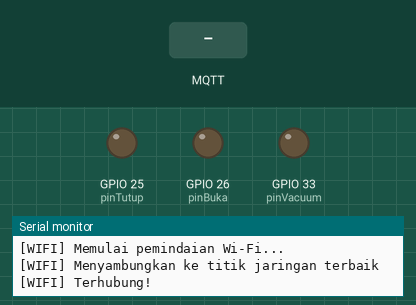
A sketch run on a simulated ESP32. On the bench: output pins drawn as LEDs (lit = HIGH), the last lines printed to the serial monitor. The test bench sets the inputs (shaded band). WiFi joins after 1.5 s; servers stay silent unless stated; no MQTT or app messages arrive unless stated.

Above: at 3.2 s.
3.3 s: MQTT message "1" arrives on the first subscribed topic
At 6.4 s:
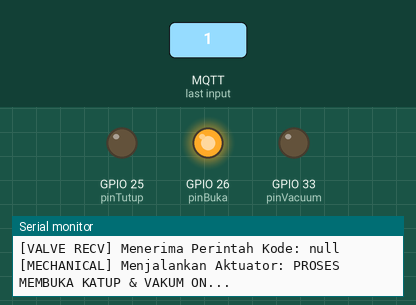
At 12.17 s:
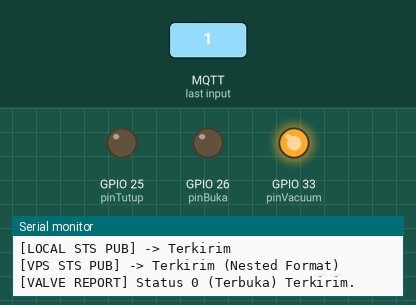
Timing chart, 0 to 12.3 s (numbered marks = the images above; inputs shaded):
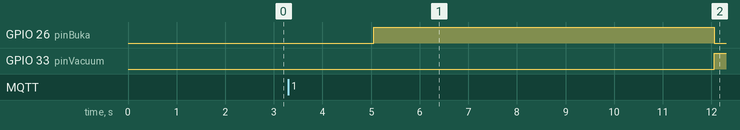

Measured:
- after the input at 3.3 s, GPIO 26 (pinBuka): LOW → HIGH after 1.8 s, → LOW 7.0 s later; GPIO 33 (pinVacuum): LOW → HIGH after 8.8 s

The sketch:

valve_3_server.ino
```cpp
#include "config.h"
#include "valve_control.h"
#include "communication.h"

// =========================================================================
// FUNGSI UTAMA
// =========================================================================
void setup() {
  Serial.begin(115200);
  delay(500);
  Serial.println("========================================");
  Serial.println("Node Eksekutor Katup & Pompa Vakum");
  Serial.println("========================================");

  initValveHardware();
  setupCommunication();
}

void loop() {
  // Hanya mengeksekusi perawatan koneksi dan polling data MQTT yang masuk
  maintainCommunication();
}
```

communication.cpp
```cpp
#include "communication.h"
#include "config.h"
#include "valve_control.h"
#include <WiFi.h>
#include <WiFiMulti.h>
#include <WiFiClientSecure.h>
#include <ArduinoJson.h>

WiFiMulti wifiMulti;

WiFiClientSecure espClientVPS;
PubSubClient clientVPS(espClientVPS);

WiFiClient espClientLocal;
PubSubClient clientLocal(espClientLocal);

unsigned long lastVPSTryTimer   = 0;
unsigned long lastLocalTryTimer = 0;

volatile bool isVPSConnecting = false;

void publishStatusAllServers(String data_kontrol, String data_status, String data_berita) {
  if (clientLocal.connected()) {
    StaticJsonDocument<512> docLocal;
    docLocal["label_lokasi"]     = LOKASI_ALAT;
    docLocal["label_nama Modul"] = NAMA_MODUL;
    docLocal["label_macAddr"]    = MAC_ADDRESS;
    docLocal["data_kontrol"]     = data_kontrol;
    docLocal["data_status"]      = data_status;
    docLocal["data_berita"]      = data_berita;

    String payloadLocal;
    serializeJson(docLocal, payloadLocal);
    clientLocal.publish(TOPIC_LOCAL_STS_VALVE, payloadLocal.c_str());
    Serial.printf("[LOCAL STS PUB] -> Terkirim\n");
  }

  if (clientVPS.connected() && !isVPSConnecting) {
    StaticJsonDocument<768> docVPS;
    String rootKey = "sensorNode_farmda27b11b_" + String(MAC_ADDRESS);

    JsonArray dataArray = docVPS.createNestedArray(rootKey);
    JsonObject innerObj = dataArray.createNestedObject();

    innerObj["label_lokasi"]     = "farmda27b11b";
    innerObj["label_nama_Modul"] = "sensor_co2";
    innerObj["label_variabel"]   = "valve";
    innerObj["label_satuan"]     = "state";
    innerObj["label_macAddr"]    = MAC_ADDRESS;
    innerObj["data_kontrol"]     = data_kontrol.toInt();
    innerObj["data_status"]      = "normal";
    innerObj["data_berita"]      = data_berita;

    String payloadVPS;
    serializeJson(docVPS, payloadVPS);

    clientVPS.publish("farmda27b11b", payloadVPS.c_str());
    delay(10); clientVPS.loop();
    clientVPS.publish(TOPIC_VPS_STS_VALVE, payloadVPS.c_str());
    Serial.printf("[VPS STS PUB] -> Terkirim (Nested Format)\n");
  }
}

void processIncomingCommand(String msg) {
  StaticJsonDocument<512> doc;
  DeserializationError error = deserializeJson(doc, msg);

  String commandValue = "";
  if (error) {
    commandValue = msg;
  } else {
    if(doc["data_kontrol"].is<int>()) {
      commandValue = String(doc["data_kontrol"].as<int>());
    } else {
      commandValue = doc["data_kontrol"].as<String>();
    }
  }

  commandValue.trim();
  Serial.printf("\n[VALVE RECV] Menerima Perintah Kode: %s\n", commandValue.c_str());

  int targetCommand = commandValue.toInt();
  executeValveCommand(targetCommand);
}

void callbackVPS(char* topic, byte* payload, unsigned int length) {
  String msg = "";
  for (int i = 0; i < length; i++) msg += (char)payload[i];
  if (String(topic) == TOPIC_VPS_CMD_VALVE) processIncomingCommand(msg);
}

void callbackLocal(char* topic, byte* payload, unsigned int length) {
  String msg = "";
  for (int i = 0; i < length; i++) msg += (char)payload[i];
  if (String(topic) == TOPIC_LOCAL_CMD_VALVE) processIncomingCommand(msg);
}

void setup_wifi() {
  delay(10);
  Serial.println("\n[WIFI] Memulai pemindaian Wi-Fi...");

  wifiMulti.addAP("RASV-SERVER", "Rasv-Server!123456");
  wifiMulti.addAP("Ifhan Sugiarto", "ifhans77");
  wifiMulti.addAP("Workshop 1", "eForacimenyan");

  Serial.print("[WIFI] Menyambungkan ke titik jaringan terbaik");
  while (wifiMulti.run() != WL_CONNECTED) {
    delay(500); Serial.print(".");
  }
  Serial.println("\n[WIFI] Terhubung!");
}

void maintainLocalConnection() {
  if (clientLocal.connected()) return;

  if (millis() - lastLocalTryTimer >= 5000) {
    lastLocalTryTimer = millis();
    Serial.print("[LOCAL] Memeriksa Server Lokal (192.168.0.130)...");

    if (clientLocal.connect(LOCAL_CLIENT_ID, LOCAL_USER, LOCAL_PASS)) {
      Serial.println(" TERHUBUNG!");
      clientLocal.subscribe(TOPIC_LOCAL_CMD_VALVE);
    } else {
      Serial.println(" OFF / Tidak Terjangkau.");
    }
  }
}

// =========================================================================
// FREERTOS TASK: BERJALAN PARALEL DI CORE 0
// =========================================================================
void vpsConnectionTask(void * parameter) {
  for(;;) {
    if (WiFi.status() == WL_CONNECTED && !clientVPS.connected()) {
      if (millis() - lastVPSTryTimer >= 10000) {
        lastVPSTryTimer = millis();
        isVPSConnecting = true;

        IPAddress dummyIP;
        if (WiFi.hostByName(VPS_HOST, dummyIP) == 1) {
          Serial.print("[VPS-TASK] Internet Aktif! Menghubungkan Valve ke VPS...");
          if (clientVPS.connect(VPS_CLIENT_ID, VPS_USER, VPS_PASS)) {
            Serial.println(" TERHUBUNG!");
            clientVPS.subscribe(TOPIC_VPS_CMD_VALVE);
          } else {
            Serial.println(" GAGAL!");
          }
        } else {
          Serial.println("[VPS-TASK] No Internet. (VPS Skipped)");
        }
        isVPSConnecting = false;
      }
    }
    vTaskDelay(1000 / portTICK_PERIOD_MS);
  }
}

void setupCommunication() {
  setup_wifi();

  espClientVPS.setInsecure();

  clientVPS.setServer(VPS_HOST, VPS_PORT);
  clientVPS.setCallback(callbackVPS);
  clientVPS.setBufferSize(1024);

  clientLocal.setServer(LOCAL_HOST, LOCAL_PORT);
  clientLocal.setCallback(callbackLocal);
  clientLocal.setBufferSize(1024);

  xTaskCreatePinnedToCore(
    vpsConnectionTask,
    "Task_VPS_Valve",
    8192,
    NULL,
    1,
    NULL,
    0
  );
}

void maintainCommunication() {
  if (wifiMulti.run() != WL_CONNECTED) setup_wifi();

  maintainLocalConnection();

  if (clientLocal.connected()) clientLocal.loop();

  if (clientVPS.connected() && !isVPSConnecting) clientVPS.loop();
}
```

communication.h
```cpp
#pragma once
#include <Arduino.h>
#include <PubSubClient.h>

extern PubSubClient clientVPS;
extern PubSubClient clientLocal;

void setupCommunication();
void maintainCommunication();
void publishStatusAllServers(String data_kontrol, String data_status, String data_berita);
```

valve_control.cpp
```cpp
#include "valve_control.h"
#include "config.h"
#include "communication.h"

void initValveHardware() {
  pinMode(pinBuka, OUTPUT);
  pinMode(pinTutup, OUTPUT);
  pinMode(pinVacuum, OUTPUT);

  digitalWrite(pinBuka, LOW);
  digitalWrite(pinTutup, LOW);
  digitalWrite(pinVacuum, LOW);

  Serial.println("[SUCCESS] Driver Relay Katup & Pompa Siap.");
}

void executeValveCommand(int commandCode) {
  if (commandCode == 1) {
    Serial.println("[MECHANICAL] Menjalankan Aktuator: PROSES MENUTUP KATUP...");
    digitalWrite(pinVacuum, LOW);
    digitalWrite(pinBuka, LOW);
    digitalWrite(pinTutup, HIGH);
    delay(7500);
    digitalWrite(pinTutup, LOW);

    publishStatusAllServers("1", "OK", "Kubah Tertutup Rapat. Fase Sampling Dimulai.");
    Serial.println("[VALVE REPORT] Status 1 (Tertutup) Terkirim.");
  }
  else if (commandCode == 0) {
    Serial.println("[MECHANICAL] Menjalankan Aktuator: PROSES MEMBUKA KATUP & VAKUM ON...");
    digitalWrite(pinTutup, LOW);
    digitalWrite(pinBuka, HIGH);
    delay(7000);
    digitalWrite(pinBuka, LOW);

    digitalWrite(pinVacuum, HIGH);

    publishStatusAllServers("0", "OK", "Katup Terbuka Lebar. Pompa Vakum Aktif Membersihkan.");
    Serial.println("[VALVE REPORT] Status 0 (Terbuka) Terkirim.");
  }
}
```

valve_control.h
```cpp
#pragma once
#include <Arduino.h>

void initValveHardware();
void executeValveCommand(int commandCode);
```

config.h
```cpp
#pragma once
#include <Arduino.h>

// =========================================================================
// 1. PINOUT DRIVER RELAY PERANGKAT KERAS
// =========================================================================
const int pinBuka   = 26;
const int pinTutup  = 25;
const int pinVacuum = 33;

const char* const LOKASI_ALAT = "Workshop";
const char* const NAMA_MODUL  = "Modul_Actuator_Valve_Vaccum";
const char* const MAC_ADDRESS = "68:fe:71:87:47:c4";

// =========================================================================
// 2. KREDENSIAL BROKER MQTT (VPS & LOCAL)
// =========================================================================
const char* const VPS_HOST      = "hivemqtt.e-farmingcorpora.cloud";
const int         VPS_PORT      = 8883;
const char* const VPS_USER      = "efarming";
const char* const VPS_PASS      = "EfarmingHiveMQ2026!";
const char* const VPS_CLIENT_ID = "sensorvalve_node_vps";

const char* const LOCAL_HOST      = "192.168.0.130";
const int         LOCAL_PORT      = 1883;
const char* const LOCAL_USER      = "efarming-local";
const char* const LOCAL_PASS      = "12345abc";
const char* const LOCAL_CLIENT_ID = "sensorvalve_node_local";

// =========================================================================
// 3. ROUTING TOPIK MQTT
// =========================================================================
const char* const TOPIC_VPS_CMD_VALVE = "edufarm/flux/actuator/valve";
const char* const TOPIC_VPS_STS_VALVE = "edufarm/flux/valve/status";

const char* const TOPIC_LOCAL_CMD_VALVE = "edufarm/flux/actuator/valve";
const char* const TOPIC_LOCAL_STS_VALVE = "edufarm/flux/valve/status";

// =========================================================================
// 4. DEKLARASI VARIABEL GLOBAL (EXTERN)
// =========================================================================
// Tidak ada variabel global spesifik yang perlu diekspor untuk katup.
```
